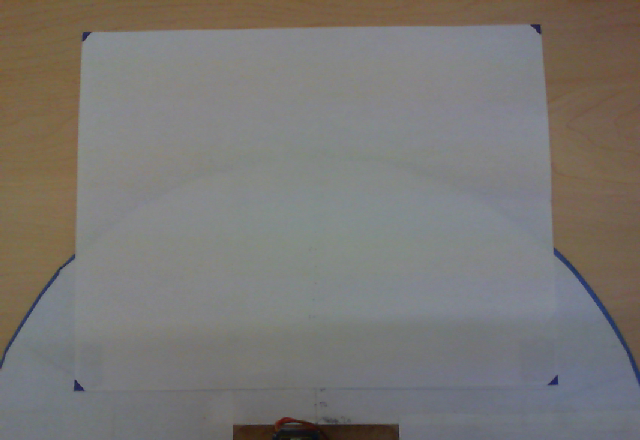
%> input picture MATLAB/Ay.png, 640 x 440 px
$ octave grab_object.m   (GNU Octave 9; MATLAB toolbox functions it lacks are replaced by stand-ins)
%> lines starting %> are read from the running program, lines starting %| are printed output that depends on the picture
%> further down, Ax is the input picture: size 440x640x3 uint8; mean R, G, B 122, 119.2, 115.7
### MATLAB/LocationScript/locationInit.m
%% Intialize Arena (P: imgInit(opt))
%  Intializes arena by capturing the its corner features to be used
%  in the Dimensioning Algorithm.
function [corners, imgInit] = locationInit(imgInit)
    %Check if the a priori image exist (FOR DEBUGGING), else capture picture
    %using external USB Camera (requires MATLAB USB Camera Package!!!)
    if ~exist('imgInit','var')
         if webcamlist < 1
            error('External camera is not connected');
         else
             cam = webcam(2);
             imgInit = snapshot(cam);
             clear cam;
         end
    end
    %Converts image to grayscale
    I= rgb2gray(imgInit);
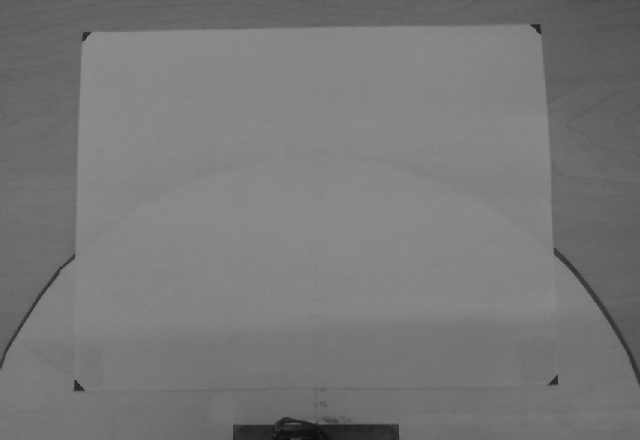
%> I: size 440x640 uint8; min 12, max 144, mean 119.6
    %Used Harris Feauture Detection to obtain arena corners-like features
    C = detectHarrisFeatures(I);
%> C = 48 points; strongest (x, y): (76, 381), (83, 390), (532, 26), (557, 377), (84, 40)
    %Filters the features based on their metrics. It is expected that with
    %an empty arena, the majority of feutures are located in the arena corners
    C = C.selectStrongest(10);
%> C = 10 points; strongest (x, y): (76, 381), (83, 390), (532, 26), (557, 377), (84, 40)
    %Use K-means to identify the corners
    [idx, cs] = kmeans(C.Location,4);
%> idx = [1; 1; 4; 3; 2; 2; 3; 4; 1; 3]; cs = [78.33 387; 87 36.5; 555 381.7; 536 29.5]
        %UpperLeft corner in arena

    [uL,idx] = min(cs(:,1)+cs(:,2));
%> uL = 123.5; idx = 2
    upperLeft = cs(idx(1),:);
%> upperLeft = [87 36.5]
    cs(idx(1),:) = [];
    %LowerRight corner in arena
    [lR,idx] = max(cs(:,1)+cs(:,2));
%> lR = 936.7
    lowerRight = cs(idx(1),:);
%> lowerRight = [555 381.7]
    cs(idx(1),:) = [];
    %UpperRight corner in arena
    [uR, idx] = min(cs(:,2));
%> uR = 29.5
    upperRight = cs(idx(1),:);
%> upperRight = [536 29.5]
    %LowerLeft corner in arena
    [lL, idx] = min(cs(:,1));
%> lL = 78.33; idx = 1
    lowerLeft = cs(idx(1),:);
%> lowerLeft = [78.33 387]

    corners = [upperLeft; lowerRight; upperRight; lowerLeft];
%> corners = [87 36.5; 555 381.7; 536 29.5; 78.33 387]
end

### MATLAB/grab_object.m
%%% Top Level Script %%%

%% Get the location of object
Ax = imread('Ay.png');
[corners, Ax] = locationInit(Ax);
%> corners = [87 36.5; 555 381.7; 536 29.5; 78.33 387]
%> (the run ends here)
